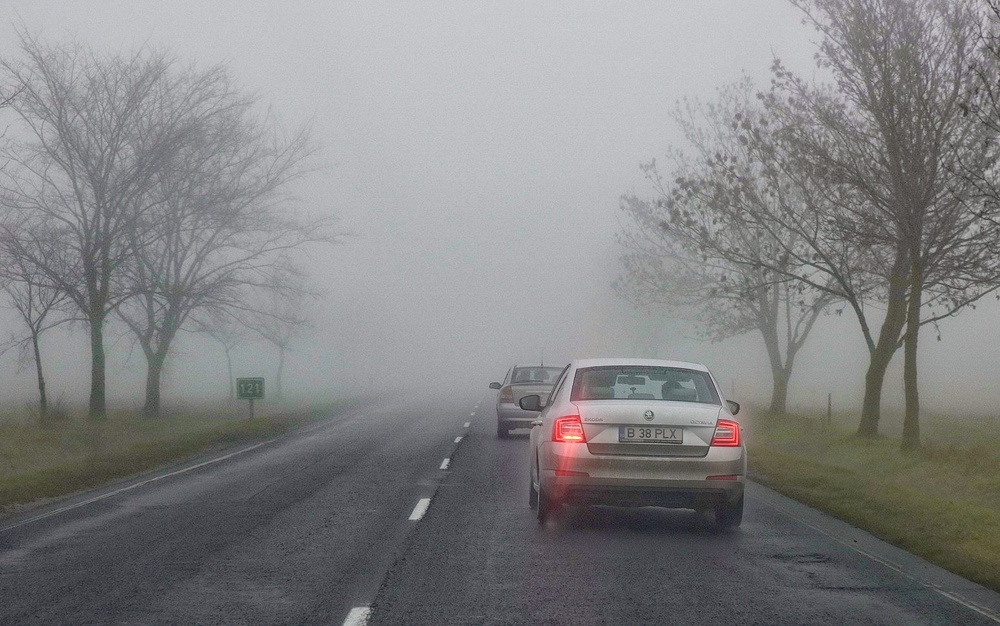
#> input picture awod_data/processed/fog_2cls_dehazed_daylight_v1/images/dawn__foggy-030.jpg, 1000 x 626 px, shrunk from 1548 x 969 before the run; its folder holds only this picture in this run
$ python demo_lowlight_improvements.py ../awod_data/processed/fog_2cls_dehazed_daylight_v1/images/dawn__foggy-030.jpg out.png
#> lines starting #> are read from the running program, lines starting #| are printed output that depends on the picture; after the words box and inside, x2 and y2 are one past the last pixel; in counts of white or black regions, pixels touching at a corner belong together
### tools/dehaze_images.py
"""Preprocess RGB images without YOLO; preserve names, subfolders and geometry.

Run from the repository root: python -m tools.dehaze_images --help
Output: images/, optional maps/, and run.json. Labels/splits are not generated.
"""

import argparse
import json
from pathlib import Path
import time

import cv2
import numpy as np

from core.dehaze import DarkChannelPrior, RetinexBDCP


EXTENSIONS = {".jpg", ".jpeg", ".png", ".bmp", ".tif", ".tiff", ".webp"}


def read_rgb(path):
    # UNCHANGED avoids implicit EXIF rotation and preserves the source bit depth
    # so unsupported inputs fail explicitly instead of changing label geometry.
    bgr = cv2.imdecode(np.fromfile(str(path), dtype=np.uint8), cv2.IMREAD_UNCHANGED)
#> bgr is the input picture: shape (626, 1000, 3); mean B, G, R 132, 131, 130.9
    if bgr is None or bgr.dtype != np.uint8 or bgr.ndim != 3 or bgr.shape[2] != 3:
        raise ValueError(f"Expected an 8-bit three-channel image: {path}")
    return cv2.cvtColor(bgr, cv2.COLOR_BGR2RGB)


def write_rgb(path, image):
    path.parent.mkdir(parents=True, exist_ok=True)
    options = [cv2.IMWRITE_JPEG_QUALITY, 95] if path.suffix.lower() in {".jpg", ".jpeg"} else []
    ok, encoded = cv2.imencode(path.suffix, cv2.cvtColor(image, cv2.COLOR_RGB2BGR), options)
    if not ok:
        raise OSError(f"Cannot encode image: {path}")
    encoded.tofile(str(path))


# [73 lines left out: function main, not called in this run]


# [2 lines that do not run on import are left out]

### core/lowlight/retinex.py
"""Multiscale Retinex with color restoration for low-light RGB images.

Reference: Jobson, Rahman & Woodell (1997), sections III–V and table II.
DOI: 10.1109/83.597272.
"""

import cv2
import numpy as np


class LowLightRetinex:
    """Equal-weight MSRCR. Scales are Gaussian space constants in pixels.

    The display transform is shared across channels and images. Its gain and
    midpoint are engineering defaults for natural logarithms and uint8 output.
    shadow_rolloff is the mean RGB level above which enhancement is fully
    applied. Set it to zero for the unblended paper response.

    contrast_stretch: If True, apply adaptive histogram stretching after MSRCR
    to improve output clarity. Recommended for extreme low-light scenes.

    denoise: Noise reduction strength. Options:
        None or False: No denoising
        'mild': Gentle bilateral filtering (preserves fine detail)
        'moderate': Balanced noise reduction
        'strong': Aggressive denoising (may soften edges)
    """

    def __init__(self, scales=(15, 80, 250), *, gain=0.35, midpoint=128.0,
                 shadow_rolloff=32.0, contrast_stretch=False, denoise=None):
        self.scales = tuple(float(scale) for scale in scales)
        if not self.scales or not all(np.isfinite(s) and s > 0 for s in self.scales):
            raise ValueError("scales must contain finite positive space constants")
        if not np.isfinite(gain) or gain <= 0:
            raise ValueError("gain must be finite and positive")
        if not np.isfinite(midpoint) or not 0 <= midpoint <= 255:
            raise ValueError("midpoint must be between 0 and 255")
        if not np.isfinite(shadow_rolloff) or not 0 <= shadow_rolloff <= 255:
            raise ValueError("shadow_rolloff must be between 0 and 255")
        if denoise not in (None, False, 'mild', 'moderate', 'strong'):
            raise ValueError("denoise must be None, False, 'mild', 'moderate', or 'strong'")
        self.gain = float(gain)
        self.midpoint = float(midpoint)
        self.shadow_rolloff = float(shadow_rolloff)
        self.contrast_stretch = bool(contrast_stretch)
        self.denoise = denoise

    def enhance(self, image: np.ndarray) -> np.ndarray:
        """Enhance an H×W×3 uint8 RGB image, preserving its pixel geometry."""
        if (not isinstance(image, np.ndarray) or image.dtype != np.uint8
                or image.ndim != 3 or image.shape[2] != 3 or image.size == 0):
            raise ValueError("expected a nonempty H×W×3 uint8 RGB image")
        # A spatially uniform field has no reflectance detail to enhance.
        if np.all(image == image[0, 0]):
            return image.copy()

        signal = image.astype(np.float32) + 1.0  # one digital count for log(0)
        log_signal = np.log(signal)
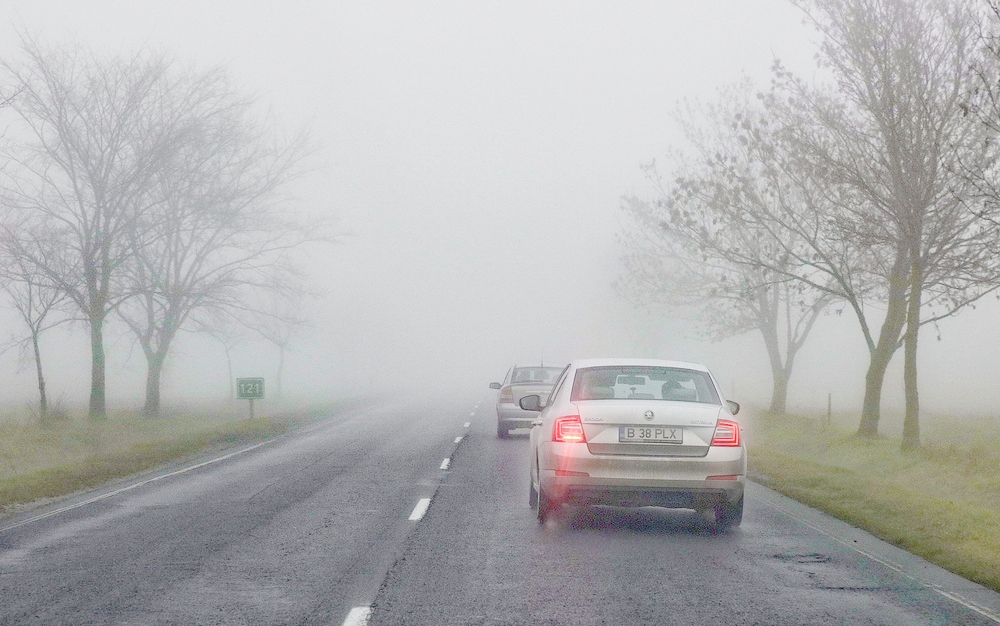
#> log_signal: shape (626, 1000, 3) float32; mean R, G, B 4.82, 4.82, 4.82; drawn with min black and max white
        response = np.zeros_like(signal)
        for scale in self.scales:
            # Paper: exp(-r²/c²). OpenCV: exp(-r²/(2 sigma²)).
            surround = cv2.GaussianBlur(signal, (0, 0), scale / np.sqrt(2.0),
                                        borderType=cv2.BORDER_REFLECT_101)
            response += log_signal - np.log(surround)
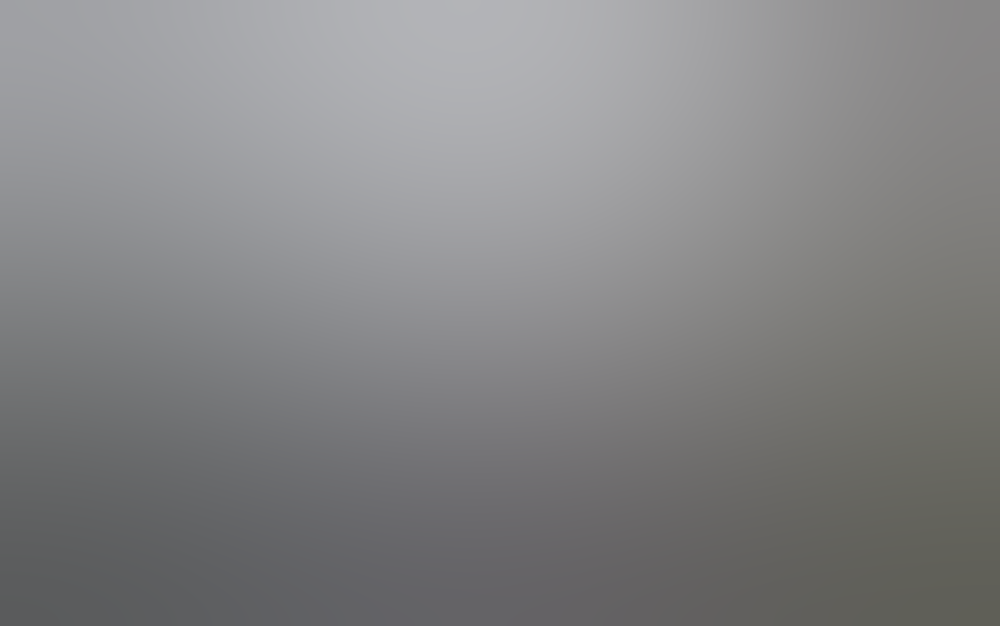
#> surround: shape (626, 1000, 3) float32; mean R, G, B 131.9, 132, 133
        response /= len(self.scales)

        chromaticity = signal / signal.sum(axis=2, keepdims=True)
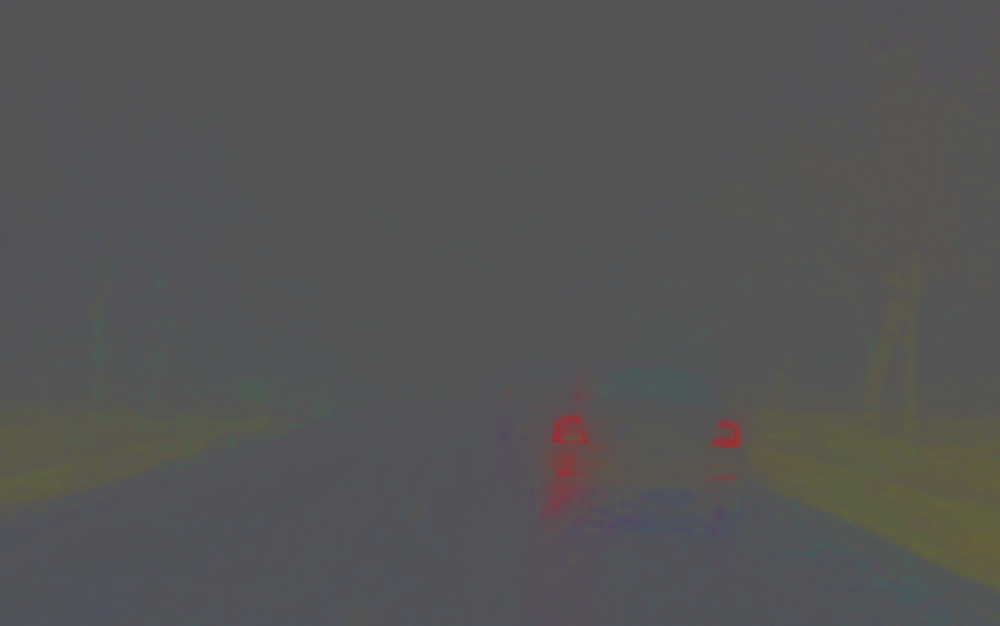
#> chromaticity: shape (626, 1000, 3) float32; mean R, G, B 0.333, 0.333, 0.333
        color_restoration = 46.0 * np.log(125.0 * chromaticity)
        display = self.midpoint + self.gain * color_restoration * response
        if self.shadow_rolloff > 0:
            # A common RGB weight avoids coloring nearly neutral deep shadows.
            level = image.mean(axis=2, dtype=np.float32, keepdims=True)
            x = np.minimum(level / self.shadow_rolloff, 1.0)
#> x: shape (626, 1000, 1) float32; every value is 1
            weight = x * x * (3.0 - 2.0 * x)
            display = image + weight * (display - image)

        result = np.rint(np.clip(display, 0, 255)).astype(np.uint8)

        if self.denoise:
            result = self._apply_denoising(result)

        if self.contrast_stretch:
            result = self._adaptive_contrast_stretch(result)

        return result

    def _apply_denoising(self, image: np.ndarray) -> np.ndarray:
        """Apply bilateral filtering to reduce noise while preserving edges.

        Bilateral filter smooths similar-colored regions while keeping sharp
        transitions intact, making it ideal for denoising enhanced low-light
        images where noise is amplified but edge information is valuable.
        """
        if self.denoise == 'mild':
            # Gentle: preserve fine details, remove obvious noise
            return cv2.bilateralFilter(image, d=5, sigmaColor=50, sigmaSpace=50)
        elif self.denoise == 'moderate':
            # Balanced: good noise reduction with acceptable edge preservation
            return cv2.bilateralFilter(image, d=7, sigmaColor=75, sigmaSpace=75)
        elif self.denoise == 'strong':
            # Aggressive: maximum noise removal, may soften edges
            return cv2.bilateralFilter(image, d=9, sigmaColor=100, sigmaSpace=100)
        return image

    def _adaptive_contrast_stretch(self, image: np.ndarray) -> np.ndarray:
        """Apply adaptive histogram stretching to improve contrast clarity.

        Uses per-channel percentile clipping to avoid outlier saturation,
        then stretches the histogram to fill [0, 255]. This recovers local
        contrast that MSRCR may compress into the mid-gray range.
        """
        stretched = np.zeros_like(image)
        for c in range(3):
            channel = image[:, :, c]
            # Clip extreme outliers using percentiles (1%, 99% more aggressive)
            p_low, p_high = np.percentile(channel, (1, 99))
            if p_high > p_low:
                # Linear stretch to [0, 255]
                stretched_ch = (channel.astype(np.float32) - p_low) * (255.0 / (p_high - p_low))
                stretched[:, :, c] = np.clip(stretched_ch, 0, 255).astype(np.uint8)
            else:
                stretched[:, :, c] = channel
#> this loop made 3 passes
#> p_high on passes 1 to 3: 169, 166, 168
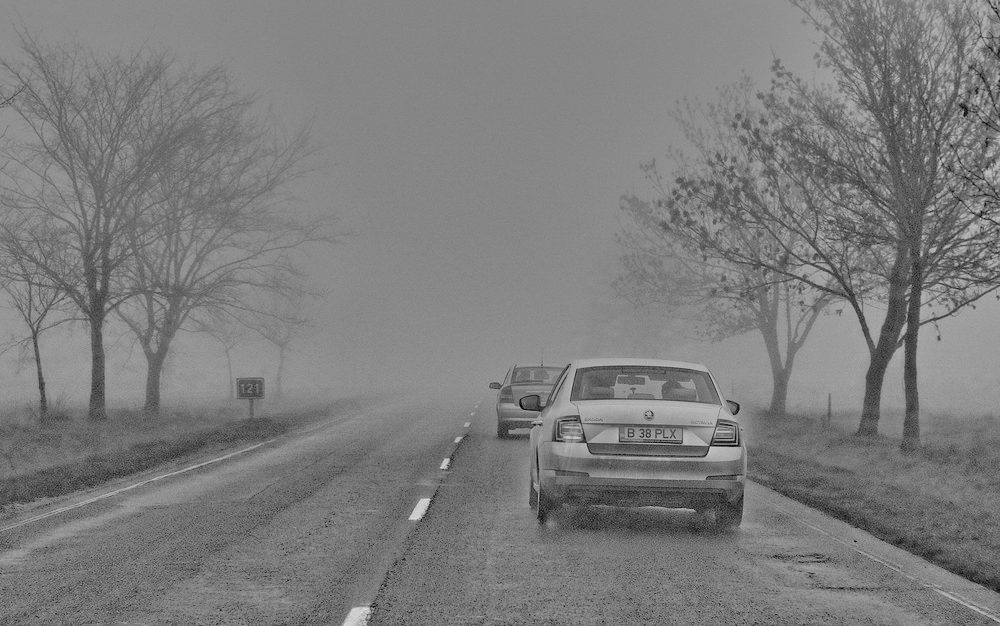
#> channel: shape (626, 1000); min 0, max 222, mean 124.5
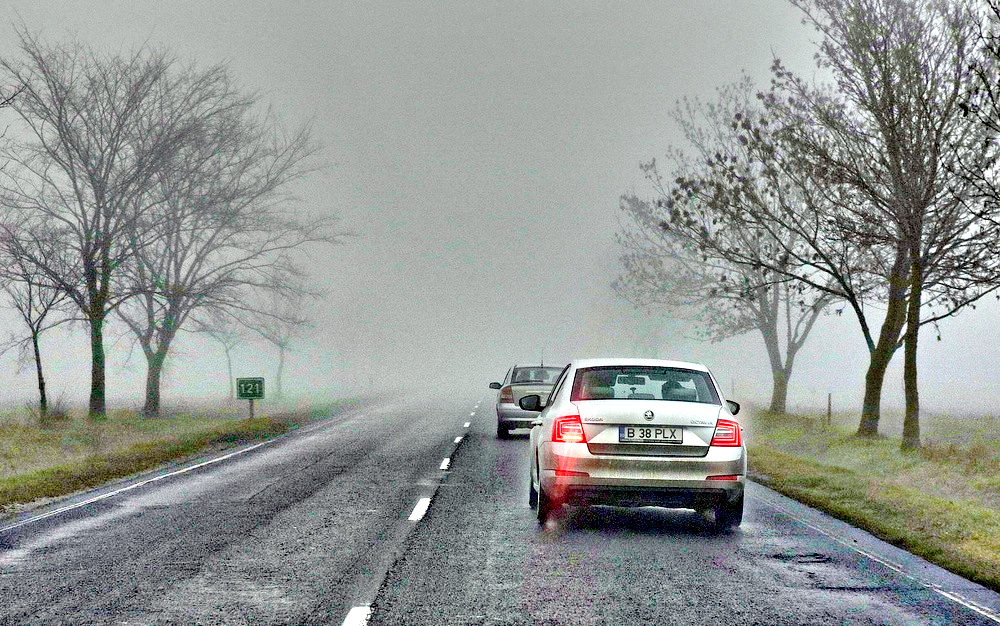
#> stretched: shape (626, 1000, 3); mean R, G, B 147.8, 152.3, 148.9
        return stretched

### tools/demo_lowlight_improvements.py
"""Demonstrate the impact of denoising and adjusted thresholds on low-light enhancement.

This script creates a visual comparison showing how the improved parameters
(moderate denoise, adjusted shadow_rolloff) address the "foggy" appearance
that can occur with extreme low-light enhancement.
"""

import argparse
from pathlib import Path

import cv2
import numpy as np

from core.lowlight import LowLightRetinex
from tools.dehaze_images import read_rgb, write_rgb


def create_before_after_comparison(image: np.ndarray) -> tuple[np.ndarray, np.ndarray, np.ndarray]:
    """Compare old aggressive preset vs new balanced extreme preset."""

    # Old aggressive approach (high gain, low rolloff, no denoise)
    old_aggressive = LowLightRetinex(
        gain=0.8,
        shadow_rolloff=8.0,
        contrast_stretch=True,
        denoise=None
    ).enhance(image)

    # New balanced extreme (moderate gain, balanced rolloff, with denoise)
    new_balanced = LowLightRetinex(
        gain=0.7,
        shadow_rolloff=12.0,
        contrast_stretch=True,
        denoise='moderate'
    ).enhance(image)
#> the loop in _adaptive_contrast_stretch (call 2), `for c in range(3):` made 3 passes
#> (p_low, p_high) on passes 1 to 3: (77, 160), (76, 156), (77, 158)
#> after the loop in _adaptive_contrast_stretch (call 2), `for c in range(3):`:
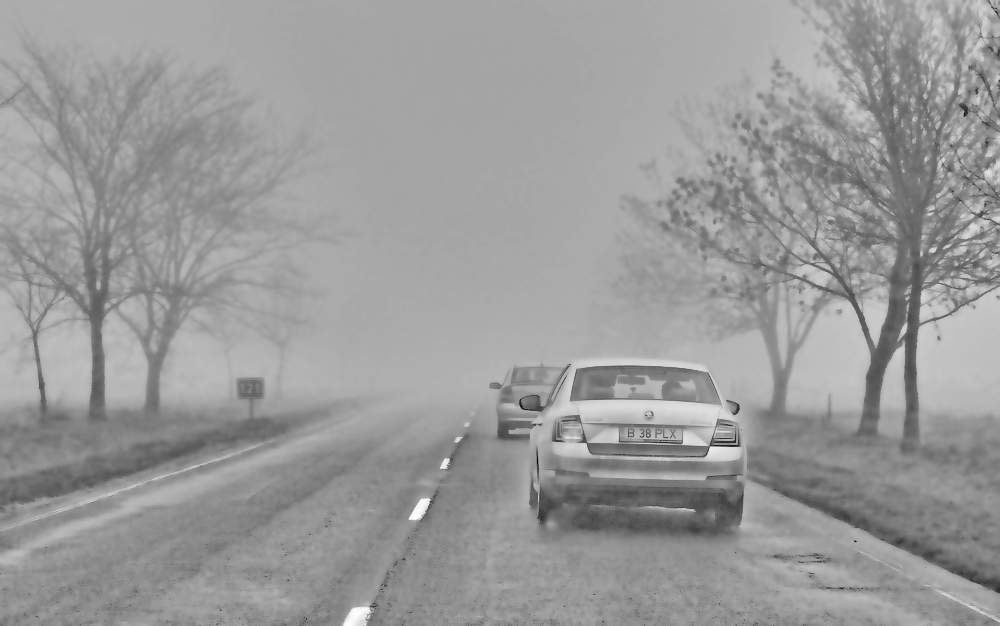
#> stretched_ch: shape (626, 1000) float32; min -198.3, max 377.8, mean 151.1; drawn with min black and max white

    return image, old_aggressive, new_balanced


def add_text_overlay(img: np.ndarray, text: str, position: str = 'top') -> np.ndarray:
    """Add descriptive text to an image."""
#> called with text = 'Original (very dark)', position = 'top'
    labeled = img.copy()
    font = cv2.FONT_HERSHEY_SIMPLEX
    font_scale = 0.8
    thickness = 2
    color = (0, 255, 255)  # Cyan, visible on both dark and light

    # Calculate text size and position
    (text_width, text_height), baseline = cv2.getTextSize(text, font, font_scale, thickness)
    h, w = img.shape[:2]
#> h = 626; w = 1000

    if position == 'top':
        x = (w - text_width) // 2
#> x = 376
        y = 40
    else:  # bottom
        x = (w - text_width) // 2
        y = h - 20

    # Add semi-transparent background for readability
    overlay = labeled.copy()
    cv2.rectangle(overlay, (x - 10, y - text_height - 10),
                  (x + text_width + 10, y + baseline + 5), (0, 0, 0), -1)
#> overlay: shape (626, 1000, 3); mean R, G, B 127.3, 127.4, 128.3
    cv2.addWeighted(overlay, 0.6, labeled, 0.4, 0, labeled)

    # Draw text
    cv2.putText(labeled, text, (x, y), font, font_scale, color, thickness, cv2.LINE_AA)
    return labeled


def main():
    parser = argparse.ArgumentParser(description=__doc__)
    parser.add_argument('input', type=Path, help='Input extremely dark image')
    parser.add_argument('output', type=Path, help='Output comparison image')
    args = parser.parse_args()

    print(f"Processing {args.input}...")
    image = read_rgb(args.input)

    original, old_result, new_result = create_before_after_comparison(image)

    # Create labeled versions
    original_labeled = add_text_overlay(original, "Original (very dark)")
    old_labeled = add_text_overlay(old_result, "Old: High noise, foggy")
#> in add_text_overlay (call 2), `cv2.rectangle(overlay, (x - 10, y - text_height - 10), (x + text_width..`: overlay: shape (626, 1000, 3); 2.04% of pixels changed, all inside (x1, y1, x2, y2) = (348, 12, 652, 54)
    new_labeled = add_text_overlay(new_result, "New: Denoised, balanced")
#> in add_text_overlay (call 3), `cv2.rectangle(overlay, (x - 10, y - text_height - 10), (x + text_width..`: overlay: shape (626, 1000, 3); mean R, G, B 143.5, 152.1, 146.5

    # Stack vertically for comparison
    comparison = np.vstack([
        original_labeled,
        old_labeled,
        new_labeled
    ])
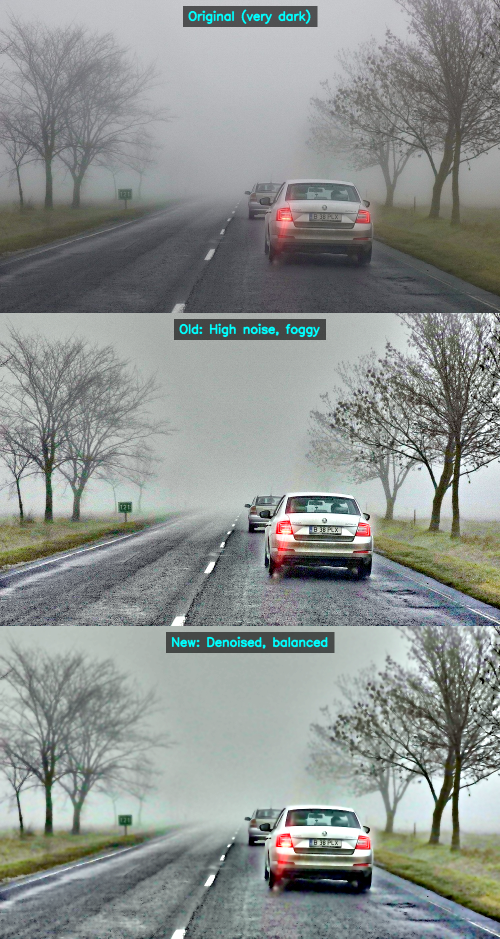
#> comparison: shape (1878, 1000, 3) (shown at 1/2 size); mean R, G, B 139.6, 144.9, 142.3

    write_rgb(args.output, comparison)
    print(f"Comparison saved to: {args.output}")
    print("\nKey improvements:")
    print("  1. Moderate denoising reduces noise amplification")
    print("  2. Adjusted shadow_rolloff (8.0 → 12.0) prevents over-enhancement")
    print("  3. Reduced gain (0.8 → 0.7) balances brightness and quality")
    print("  4. Result: clearer image without foggy appearance")


if __name__ == '__main__':
    main()
